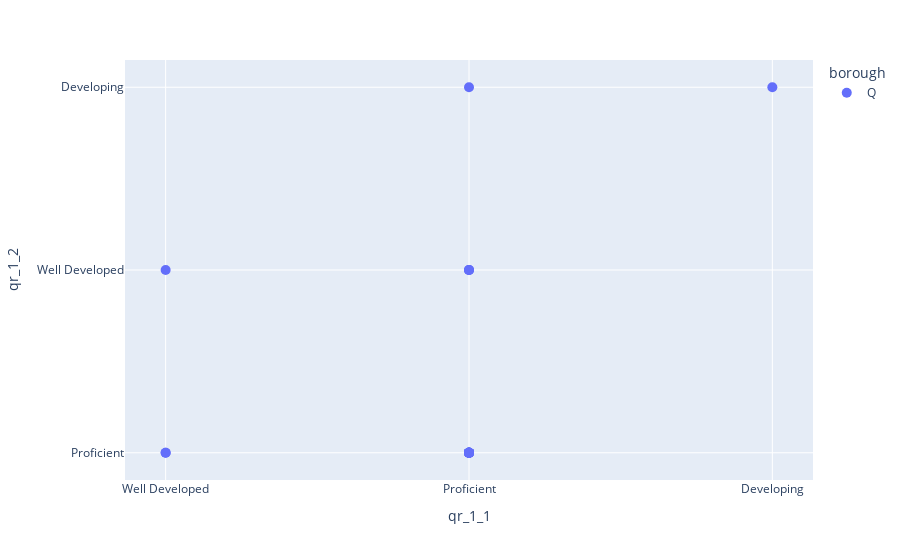

The code cell stored with this chart in its notebook:
### Code cell
fig = px.scatter(district30elementary, x="qr_1_1", y="qr_1_2", #size='enrollment',
             color="borough", hover_name="school_name")
fig.update_traces(marker_size=10)

### Figure 1 — Plotly figure (JSON) as saved in the notebook; plotly's stock layout.template omitted (floating-point values rounded to 4 significant figures)
{"data": [{"hovertemplate": "<b>%{hovertext}</b><br><br>borough=Q<br>qr_1_1=%{x}<br>qr_1_2=%{y}<extra></extra>", "hovertext": ["P.S. 002 Alfred Zimberg", "P.S. 011 Kathryn Phelan", "P.S. 017 Henry David Thoreau", "P.S. 069 Jackson Heights", "P.S. 070", "P.S. 076 William Hallet", "P.S. 084 Steinway", "P.S. 085 Judge Charles Vallone", "P.S. 092 Harry T. Stewart Sr.", "P.S. 112 Dutch Kills", "P.S. 148 Queens", "P.S. 149 Christa McAuliffe", "P.S. 150 Queens", "P.S. 151 Mary D. Carter", "P.S. 152 Gwendoline N. Alleyne School", "P.S. 166 Henry Gradstein", "P.S. 171 Peter G. Van Alst", "P.S. 212", "P.S. 234", "P.S. 280", "East Elmhurst Community School", "The Woodside Community School"], "legendgroup": "Q", "marker": {"color": "#636efa", "size": 10, "symbol": "circle"}, "mode": "markers", "name": "Q", "orientation": "v", "showlegend": true, "type": "scatter", "x": ["Well Developed", "Proficient", "Proficient", "Proficient", "Well Developed", "Developing", "Proficient", "Proficient", "Proficient", "Proficient", "Proficient", "Well Developed", "Proficient", "Proficient", "Proficient", "Proficient", "Proficient", "Proficient", "Proficient", "Proficient", "Proficient", "Proficient"], "xaxis": "x", "y": ["Proficient", "Proficient", "Proficient", "Proficient", "Well Developed", "Developing", "Well Developed", "Proficient", "Developing", "Proficient", "Proficient", "Proficient", "Proficient", "Proficient", "Well Developed", "Proficient", "Proficient", "Proficient", "Well Developed", "Proficient", "Proficient", "Proficient"], "yaxis": "y"}], "layout": {"legend": {"title": {"text": "borough"}, "tracegroupgap": 0}, "margin": {"t": 60}, "xaxis": {"anchor": "y", "domain": [0, 1], "title": {"text": "qr_1_1"}}, "yaxis": {"anchor": "x", "domain": [0, 1], "title": {"text": "qr_1_2"}}}}
